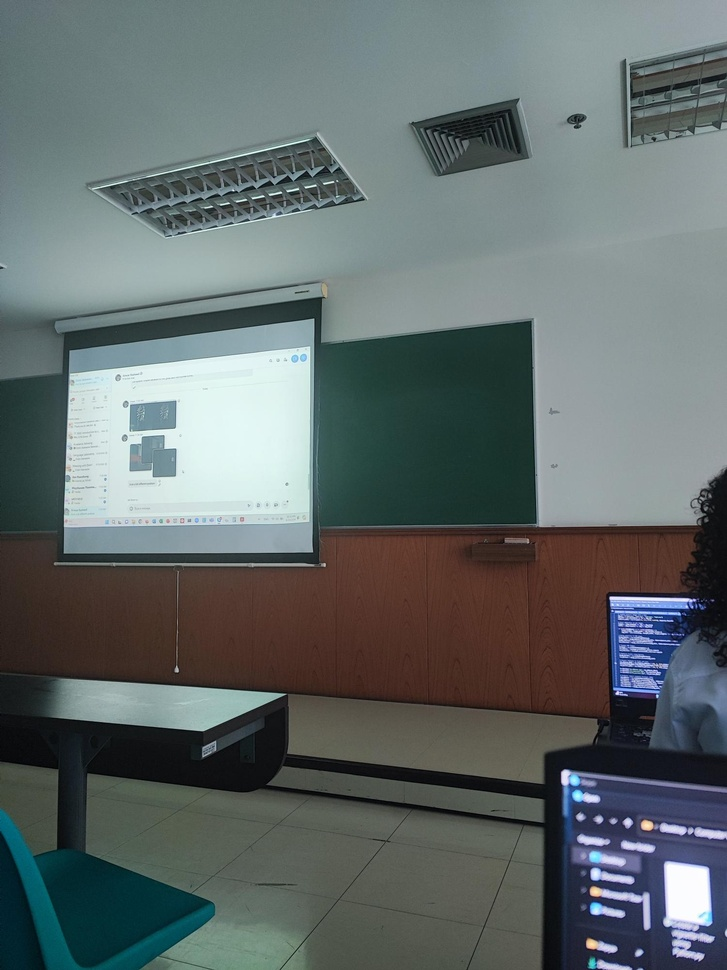
#> input picture img1.jpg, 727 x 970 px, shrunk from 1500 x 2000 before the run
$ python hdr.py
#> lines starting #> are read from the running program, lines starting #| are printed output that depends on the picture
import cv2 as cv
import numpy as np

# Loading exposure images into a list
img_fn = ["img1.jpg", "img2.jpg", "img3.jpg", "img4.jpg"]
img_list = [cv.imread(fn) for fn in img_fn]
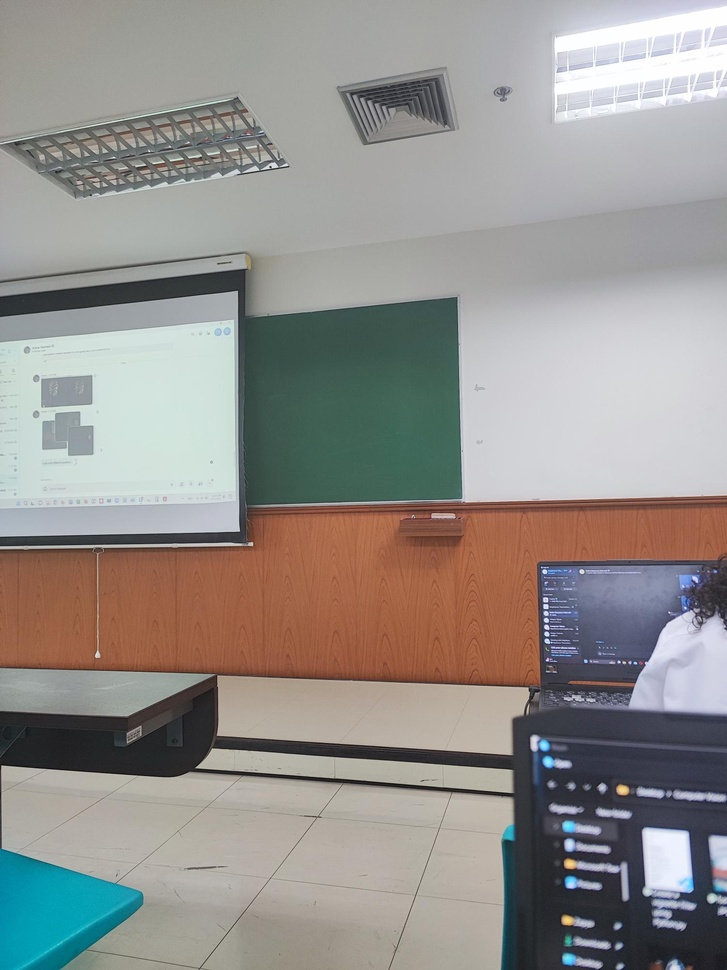
#> input picture img2.jpg, 727 x 970 px, shrunk from 1500 x 2000 before the run
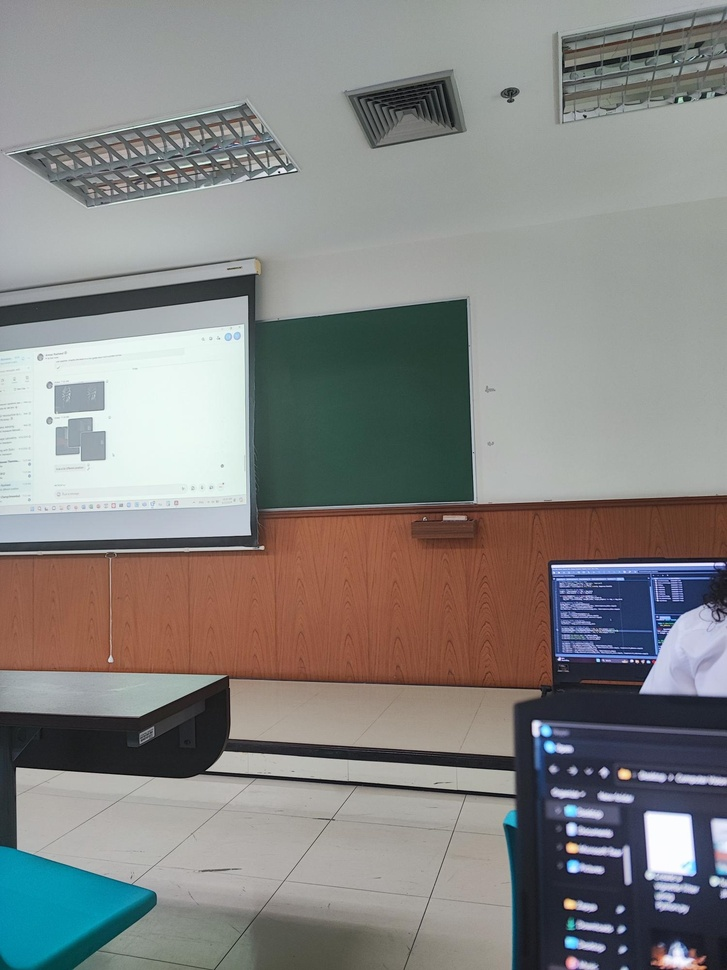
#> input picture img3.jpg, 727 x 970 px, shrunk from 1500 x 2000 before the run
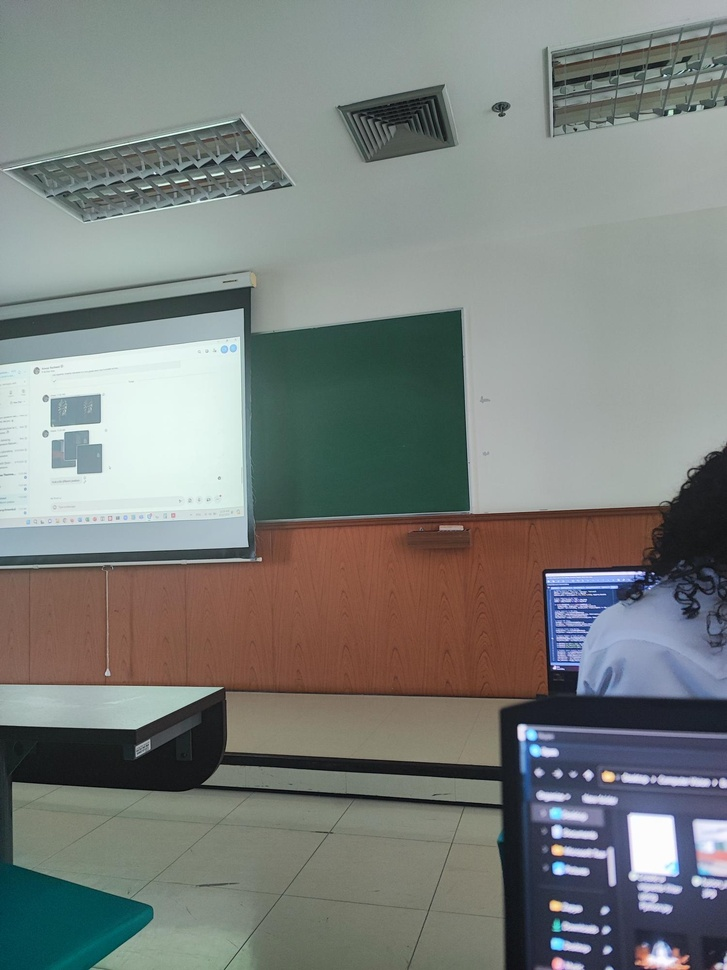
#> input picture img4.jpg, 727 x 970 px, shrunk from 1500 x 2000 before the run
#> img_list = 4 items
exposure_times = np.array([15.0, 2.5, 0.25, 0.0333], dtype=np.float32)

# Merge exposures to HDR image using Debevec method
merge_debevec = cv.createMergeDebevec()
hdr_debevec = merge_debevec.process(img_list, times=exposure_times.copy())

# Merge exposures to HDR image using Robertson method
merge_robertson = cv.createMergeRobertson()
hdr_robertson = merge_robertson.process(img_list, times=exposure_times.copy())

# Tonemap HDR images
tonemap1 = cv.createTonemap(gamma=2.2)
res_debevec = tonemap1.process(hdr_debevec.copy())
#> res_debevec: shape (970, 727, 3) float32; 0% of the values are NaN or infinite; the others: min 0.00998, max 1, mean 0.26
res_robertson = tonemap1.process(hdr_robertson.copy())

# Exposure fusion using Mertens
merge_mertens = cv.createMergeMertens()
res_mertens = merge_mertens.process(img_list)

# Convert datatype to 8-bit and save with error handling
def convert_to_8bit(image):
    # Handle NaN values by replacing them with 0
    image = np.nan_to_num(image)
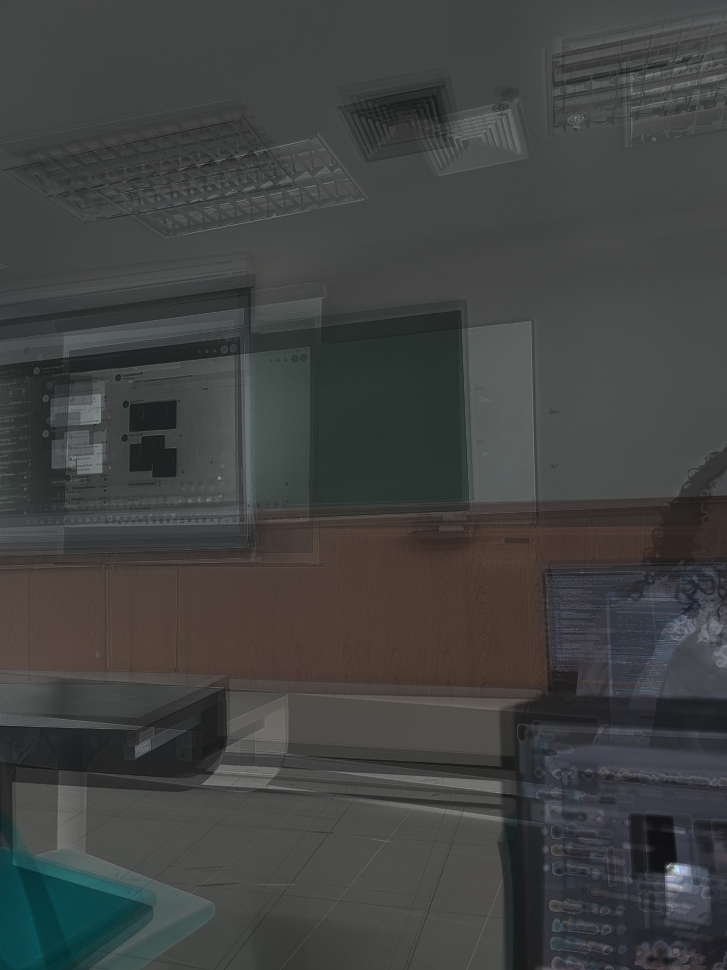
#> image: shape (970, 727, 3) float32; mean of channels 0, 1, 2 0.259, 0.262, 0.257; drawn as B, G, R
    # Clip the values to the range [0, 1]
    image = np.clip(image, 0, 1)
    # Convert to 8-bit image
    return np.clip(image * 255, 0, 255).astype('uint8')

res_debevec_8bit = convert_to_8bit(res_debevec)
res_robertson_8bit = convert_to_8bit(res_robertson)
res_mertens_8bit = convert_to_8bit(res_mertens)
#> in convert_to_8bit (call 3), `image = np.clip(image, 0, 1)`:
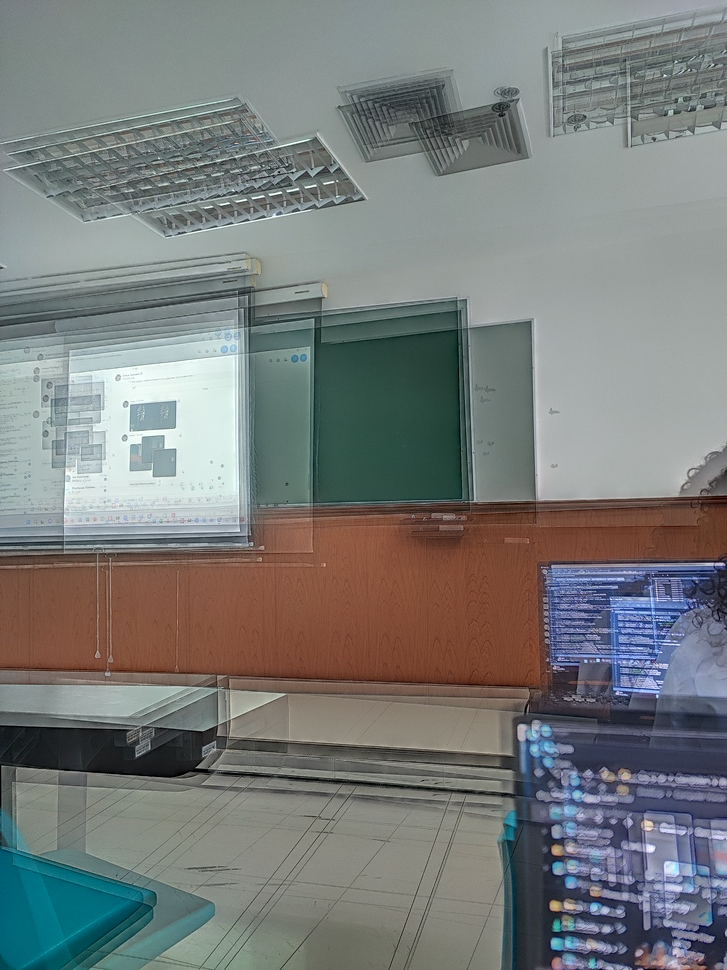
#> image: shape (970, 727, 3) float32; mean of channels 0, 1, 2 0.482, 0.488, 0.473; drawn as B, G, R

cv.imwrite("ldr_debevec.jpg", res_debevec_8bit)
cv.imwrite("ldr_robertson.jpg", res_robertson_8bit)
cv.imwrite("fusion_mertens.jpg", res_mertens_8bit)

# Estimate camera response function (CRF)
cal_debevec = cv.createCalibrateDebevec()
crf_debevec = cal_debevec.process(img_list, times=exposure_times)
#> crf_debevec = 256 rows, first 8: [0.529, 1561, 398], [0.618, 1146.8, 306.7], [0.723, 842.5, 236.3], [0.844, 618.9, 182.9], [0.986, 454.6, 142.1], [1.15, 333.9, 110.8], [1.35, 245.2, 86.55], [1.57, 180.1, 67.72]
hdr_debevec = merge_debevec.process(img_list, times=exposure_times.copy(), response=crf_debevec.copy())
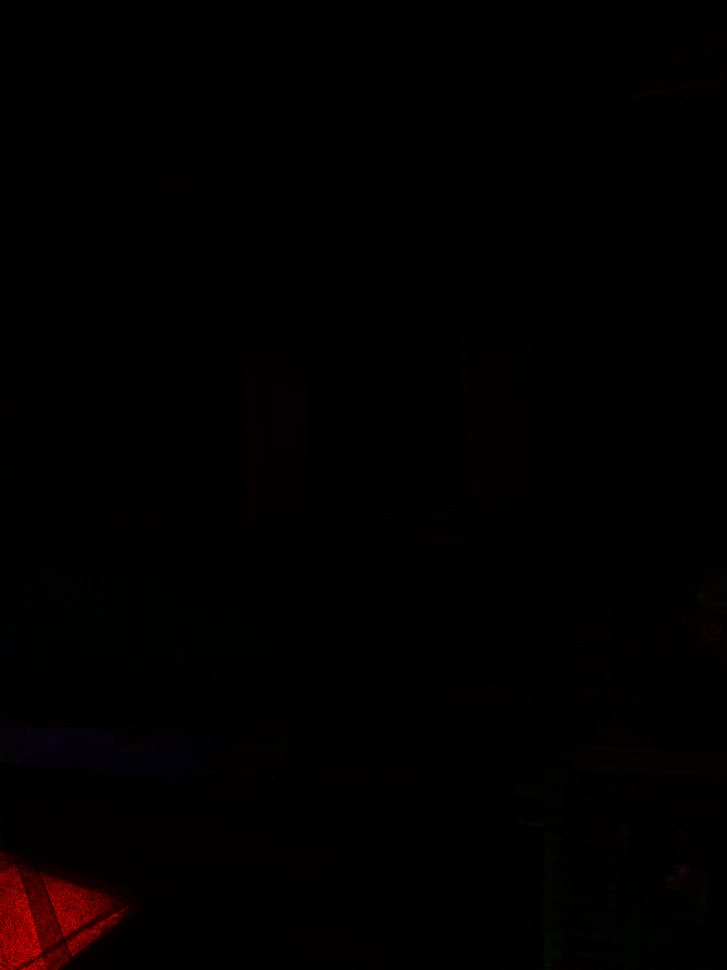
#> hdr_debevec: shape (970, 727, 3) float32; mean of channels 0, 1, 2 2.1, 1.6, 10; drawn with min black and max white

cal_robertson = cv.createCalibrateRobertson()
crf_robertson = cal_robertson.process(img_list, times=exposure_times)
#> crf_robertson = 256 rows, first 8: [8.2, 58.01, 337.8], [15.92, 41.44, 33.7], [23.9, 89.05, 25.07], [22.36, 97.24, 20.08], [18.49, 84.47, 13.21], [17.54, 60.44, 12.54], [10.06, 62.92, 15.5], [9.09, 50.48, 17.85]
hdr_robertson = merge_robertson.process(img_list, times=exposure_times.copy(), response=crf_robertson.copy())
